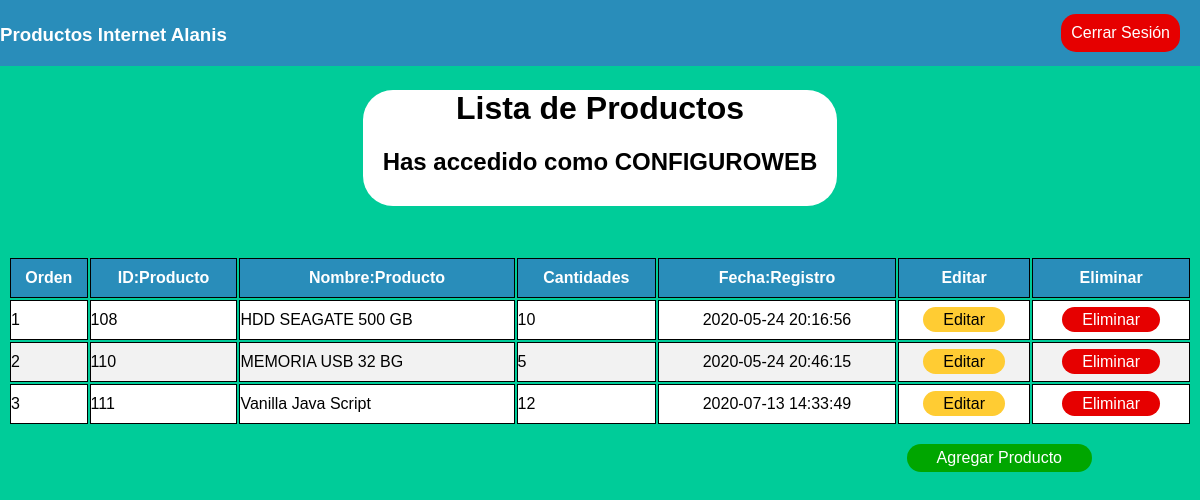
The app's page /list.php (signed in) with its own data.
### tables this page shows
CREATE TABLE `product` (
  `id` int(11) NOT NULL,
  `proname` varchar(100) NOT NULL,
  `amount` varchar(100) NOT NULL,
  `time` timestamp NOT NULL DEFAULT current_timestamp()
);

### list.php (the view, shortened to what this page needs)
<?php
$username = $_SESSION['username'];
$sql_fetch_todos = "SELECT * FROM product ORDER BY id ASC";
$query = mysqli_query($conn, $sql_fetch_todos);
?>
<!doctype html>
<html lang="en">
<head>
<meta http-equiv="Content-Type" content="text/html; charset=utf-8"></head>
<body>
    <div class="header">
        <h3>Productos Internet Alanis </h3>
        <a name="" id="" class="button-logout" href="logout.php" role="button">Cerrar Sesión</a>
    </div>
    <div class="container">
        <h1>Lista de Productos</h1>
        <h2>Has accedido como <?php echo $str = strtoupper($username) ?></h2>
    </div>
    <div class="table-product">
        <table>
            <tr>
                <th scope="col">Orden</th>
                <th scope="col">ID:Producto</th>
                <th scope="col">Nombre:Producto</th>
                <th scope="col">Cantidades</th>
                <th scope="col">Fecha:Registro</th>
                <th scope="col">Editar</th>
                <th scope="col">Eliminar</th>
            </tr>
            <tbody>
                <?php
                $idpro = 1;
                while ($row = mysqli_fetch_array($query)) { ?>
                    <tr>
                        <td scope="row"><?php echo $idpro ?></td>
                        <td><?php echo $row['id'] ?></td>
                        <td><?php echo $row['proname'] ?></td>
                        <td><?php echo $row['amount'] ?></td>
                        <td class="timeregis"><?php echo $row['time'] ?></td>
                        <td class="modify"><a name="edit" id="" class="bfix" href="fix.php?id=<?php echo $row['id'] ?>&message=<?php echo $row['proname'] ?>&amount=<?php echo $row['amount']; ?> " role="button">
                                Editar
                            </a></td>
                        <td class="delete"><a name="id" id="" class="bdelete" href="main/delete.php?id=<?php echo $row['id'] ?>" role="button">
                                Eliminar
                            </a></td>
                    </tr>
                <?php
                    $idpro++;
                } ?>
            </tbody>
        </table>
        <br>
        <a name="" id="" class="Addlist" style="float:right" href="addlist.php" role="button">Agregar Producto</a>
    </div>
</body>
</html>

### list.php (style rules this page uses)
body { font-family: Arial, Helvetica, sans-serif; background-color: #00CC99; }
.header { position: fixed; top: 0px; left: 0px; right: 0px; height: 50px; padding: 5px 13px 11px 0px; width: 100%; color: white; font-family: Arial, Helvetica, sans-serif; margin-top: 0px; bottom: 0; background-color: #298dba; }
.button-logout { position: relative; margin-top: -50px; margin-right: 20px; float: right; text-decoration: none; border: transparent; border-radius: 15px; background-color: #e60000; padding: 10px 10px 10px 10px; color: white; transition: 0.5s; }
.container { margin: 90px auto; margin-bottom: 50px; border-radius: 30px; text-align: center; background-color: white; width: 40%; padding-bottom: 10px; }
table th, tr, td { border: 1px solid black; border-collapse: collapse; padding: 10px 0px 10px 0px; }
table { width: 100%; }
th { color: white; background-color: #298dba; }
tr { background-color: white; }
tr:nth-child(even) { background-color: #f2f2f2; }
.timeregis { text-align: center; }
.modify { text-align: center; }
.delete { text-align: center; }
.modify .bfix { border-radius: 15px; background-color: #ffcc33; color: black; text-decoration: none; padding: 4px 20px 4px 20px; transition: 0.5s; }
.delete .bdelete { border-radius: 15px; background-color: #e60000; text-decoration: none; color: white; padding: 4px 20px 4px 20px; transition: 0.5s; }
.Addlist { margin-right: 100px; padding: 5px 30px 5px 30px; border-radius: 15px; text-decoration: none; color: white; background-color: #00A600; transition: 0.5s; }

### records on screen
product: id "108", proname "HDD SEAGATE 500 GB", amount "10", time "2020-05-24 20:16:56"
product: id "110", proname "MEMORIA USB 32 BG", amount "5", time "2020-05-24 20:46:15"
product: id "111", proname "Vanilla Java Script", amount "12", time "2020-07-13 14:33:49"

### other values on screen
$str = strtoupper($username) "CONFIGUROWEB"
